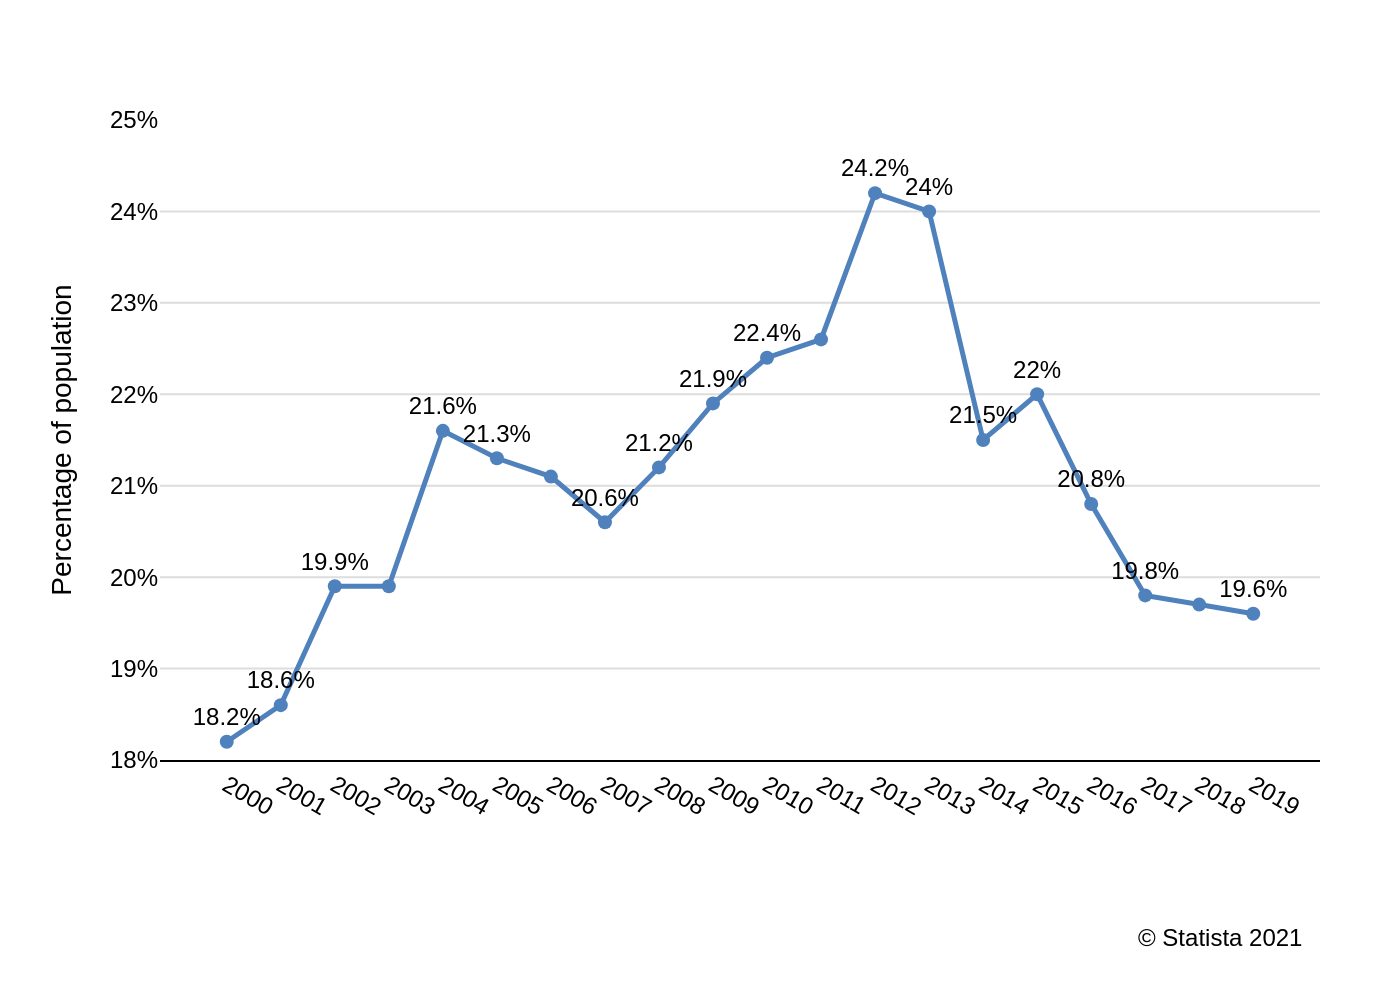

Recreate this plot in Python.
import sys
import json
import pathlib
import plotly.graph_objects as go

if len(sys.argv) != 2:
    print("Usage: python script.py <path_to_json>")
    sys.exit(1)

json_path = pathlib.Path(sys.argv[1])
if not json_path.is_file():
    print(f"Error: JSON file not found at '{json_path}'")
    sys.exit(1)

with open(json_path, 'r', encoding='utf-8') as f:
    chart_info = json.load(f)

chart_data = chart_info.get("chart_data", [])
texts = chart_info.get("texts", {})
colors = chart_info.get("colors", [])

fig = go.Figure()

for i, series in enumerate(chart_data):
    color = colors[i % len(colors)]
    fig.add_trace(go.Scatter(
        x=series.get("x"),
        y=series.get("y"),
        mode='lines+markers+text',
        name=series.get("name", ""),
        line=dict(color=color, width=2.5),
        marker=dict(color=color, size=7),
        text=series.get("text"),
        textposition='top center',
        textfont=dict(
            family="Arial",
            size=12,
            color='#000000'
        ),
        hoverinfo='skip'
    ))

title_text = texts.get('title')
if texts.get('subtitle'):
    title_text = f"{title_text}<br><sub>{texts.get('subtitle')}</sub>" if title_text else f"<sub>{texts.get('subtitle')}</sub>"

fig.update_layout(
    title=dict(
        text=title_text,
        x=0.05,
        xanchor='left'
    ),
    xaxis=dict(
        title_text=texts.get("x_axis_title"),
        tickvals=chart_data[0].get("x"),
        tickmode='array',
        showgrid=False,
        zeroline=False,
        linecolor='black',
        linewidth=1
    ),
    yaxis=dict(
        title_text=texts.get("y_axis_title"),
        range=[18, 25],
        dtick=1,
        ticksuffix='%',
        gridcolor='#dddddd',
        zeroline=False
    ),
    plot_bgcolor='white',
    paper_bgcolor='white',
    font=dict(family="Arial", size=12, color="black"),
    margin=dict(l=80, r=40, t=60, b=120),
    showlegend=False,
    annotations=[
        dict(
            text=texts.get("source"),
            showarrow=False,
            xref="paper",
            yref="paper",
            x=0.99,
            y=-0.25,
            xanchor='right',
            yanchor='top',
            font=dict(size=12)
        )
    ]
)

output_filename = json_path.stem + ".png"
fig.write_image(output_filename, scale=2)
print(f"Chart saved to {output_filename}")
